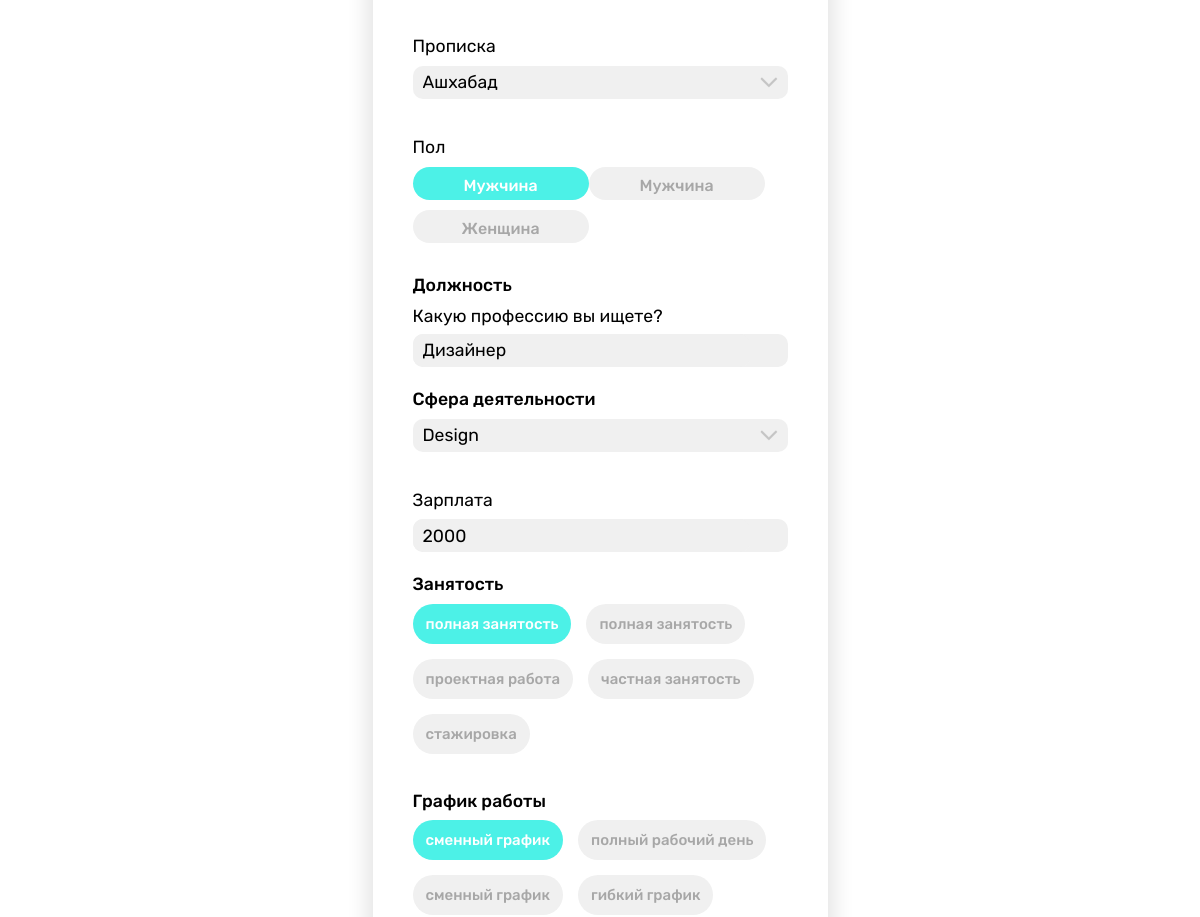
The app's page /employee/cv-edit/4 (signed in, middle part), older data.
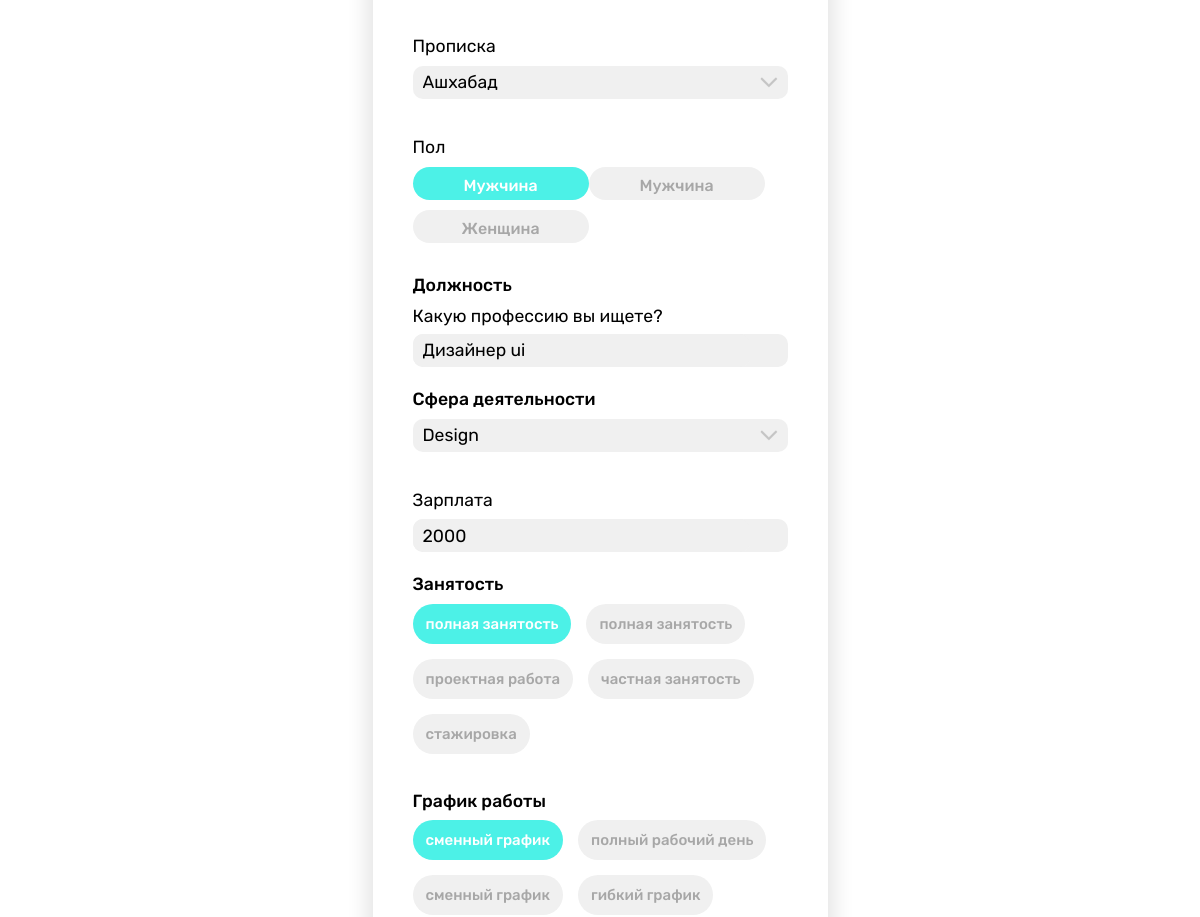
The same page, newer data.
### employee/models.py (models this page shows, shortened)
class CV(models.Model):
    employee = models.ForeignKey(Employee, on_delete=models.CASCADE)
    first_name = models.CharField(max_length=65)
    last_name = models.CharField(max_length=65)
    birth_date = models.DateField()
    mobile_num = models.CharField(max_length=25)
    email = models.EmailField()
    registration = models.CharField(max_length=100)
    sex = models.CharField(max_length=65)
    position = models.CharField(max_length=65)
    sphere = models.CharField(max_length=100)
    min_salary = models.IntegerField()
    busyness = models.CharField(max_length=65, default='')
    work_graph = models.CharField(max_length=65)
    about = models.TextField()
    views = models.IntegerField(default=0)
    suitable_vacancies = models.ManyToManyField(Vacancy, blank=True)
    creation_date = models.DateTimeField(auto_now_add=True)

### employee/views.py (the view, shortened to what this page needs)
# urls.py: path('cv-edit/<int:id>', views.edit_cv, name="cv-edit"),
@employee_required
@login_required
def edit_cv(request, id):
    cv = CV.objects.get(id=id)
    context = {
        'cv': cv
    }
    return render(request, 'employee/cv_edit.html', context)

### employee/templates/employee/cv_edit.html (shortened to what this page needs)
{% extends "main/base.html" %}
{% load static %}
{% block content %}
   <div class="container__main pad-0 w-1920">
      <div class="reg-user-conf container__content">
         <div class="reg-user-conf__inner">
            <div class="reg-user-conf__content">
               <form action="" class="reg-user-conf__form" method="post">
                  <div class="user-info-block">
                  </div>
                  <div class="user-info-block" id="user__registration__wrapper">
                     <h2>Прописка</h2>
                     <select name="registration" id="user__registration" class="user-text user-select-bg">
                        <option selected value="{{ cv.registration }}">{{ cv.registration }}</option>
                     </select>
                  </div>
                  <div class="user-info-block">
                     <h2>Пол</h2>
                     <div class="user-gender-block" id="gender__block__wrapper">
                        <label for="man-id" class="user-gender">{{ cv.sex }}</label>
                        <label for="man-id" class="user-gender">Мужчина</label>
                        <label for="woman-id" class="user-gender">Женщина</label>
                     </div>
                  </div>
                  <div class="user-info-block">
                     <h2 class="fw500">Должность</h2>
                     <h3>Какую профессию вы ищете?</h3>
                     <div class="user-inp-blok">
                        <input required type="text" class="user-text" value="{{ cv.position }}" placeholder="" name="position"
                           id="user__position">
                     </div>
                  </div>
                  <div class="user-info-block" id="industry__wrapper">
                     <h2 class="fw500">Сфера деятельности</h2>
                     <select required name="sphere" id="user__industry" class="user-text user-select-bg">
                        <option selected value="{{ cv.sphere }}">{{ cv.sphere }}</option>
                     </select>
                  </div>
                  <div class="user-info-block">
                     <h2>Зарплата</h2>
                     <div class="user-inp-blok">
                        <input required type="text" class="user-text" value="{{ cv.min_salary }}" placeholder="Укажите желаемую зарплату"
                           name="min_salary" id="user__salary">
                     </div>
                  </div>
                  <div class="user-info-block">
                     <h2 class="fw500">Занятость</h2>
                     <div class="user__exp__block" id="user__busyness__wrapper">
                        <label for="empl11" class="user__exp__item">{{ cv.busyness }}</label>
                        <label for="empl1" class="user__exp__item">полная занятость</label>
                        <label for="empl2" class="user__exp__item">проектная работа</label>
                        <label for="empl3" class="user__exp__item">частная занятость</label>
                        <label for="empl4" class="user__exp__item">стажировка</label>
                     </div>
                  </div>
                  <div class="user-info-block">
                     <h2 class="fw500">График работы</h2>
                     <div class="user__exp__block" id="user__schedule__wrapper">
                        <label for="schedule11" class="user__exp__item">{{ cv.work_graph }}</label>
                        <label for="schedule1" class="user__exp__item">полный рабочий день</label>
                        <label for="schedule2" class="user__exp__item">сменный график</label>
                        <label for="schedule3" class="user__exp__item">гибкий график</label>
                     </div>
                  </div>
               </form>
            </div>
         </div>
      </div>
   </div>
   {% endblock %}

Row changes from the older to the newer data that the page shows:
changed CV "Мужчина": position "Дизайнер" → "Дизайнер ui"
